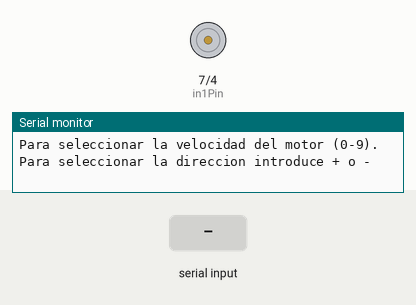
Recording of a sketch running on a simulated Arduino Uno, built with avr-gcc and run on an emulated ATmega328P. Parts: motor-driver pin pairs drawn as motors (green arrow = first pin HIGH = forward, orange = second pin HIGH = backward, longer = more drive, scaled by the enable pin), the last lines printed to the serial monitor. Inputs (shaded band) come from the test bench.

Above: at 1.2 s.
1.3 s: "+" received over Serial
2.8 s: "-" received over Serial
4.3 s: "1" received over Serial
At 5.0 s:
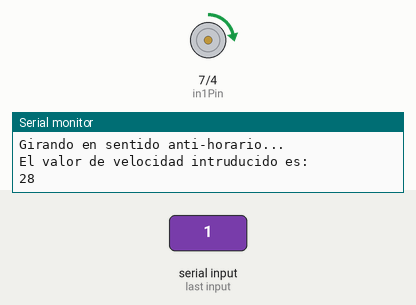
5.8 s: "+" received over Serial
At 6.1 s:
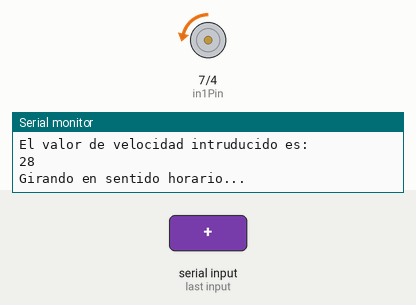
Timing chart, 0 to 8.3 s (numbered marks = the images above; inputs shaded):
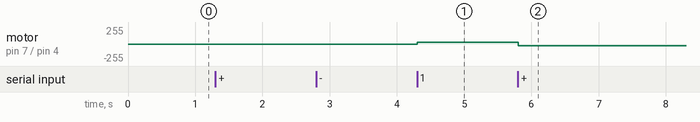

The sketch:

Tutorial_14.ino
```cpp
// (licence header left out)
/*
 Tutorial 14: Control de un motor de corriente continua en dos direcciones
*/
// Definicion de pines necesarios conectados a nuestro Arduino

const int enPin = 5; // PWM se conecta al pin 1 del puente-H
const int in1Pin = 7; // Entrada 2 del puente-H
const int in2Pin = 4; // Entrada 7 del puente-H

void setup() {

Serial.begin(9600); //Iniciamos la comunicacion serial
pinMode(in1Pin, OUTPUT);
pinMode(in2Pin, OUTPUT);
Serial.println("Para seleccionar la velocidad del motor (0-9). Para seleccionar la direccion introduce + o -"); //Imprime en la consola puerto serie
}

void loop() {

  if ( Serial.available()) { //Comprobamos que el puerto serial esta disponible para la comunicacion
    char ch = Serial.read(); //Leemos las variables que introducimos desde el teclado por el monitor serial
    if(ch >= '0' && ch <= '9') {
      int speed = map(ch, '0', '9', 0, 255); // Adaptamos el numero a una escala de 0 a 255
      analogWrite(enPin, speed);
      Serial.println("El valor de velocidad intruducido es:");
      Serial.println(speed); //Escribe el valor analogico PWM enPin
    }
    else if (ch == '+') {
      Serial.println("Girando en sentido horario...");
      digitalWrite(in1Pin,LOW);
      digitalWrite(in2Pin,HIGH);
    }
    else if (ch == '-') {
      Serial.println("Girando en sentido anti-horario...");
      digitalWrite(in1Pin,HIGH);
      digitalWrite(in2Pin,LOW);
    }
    else {
      Serial.print("Caracter no reconocido. Error.");
      Serial.println(ch);
    }
  }
}
```

Measured:
- after the input at 4.3 s, motor on pin 7 (in1Pin) / pin 4 (in2Pin): stopped → forward 28/255 at once
- after the input at 5.8 s, motor on pin 7 (in1Pin) / pin 4 (in2Pin): forward 28/255 → backward 28/255 at once
